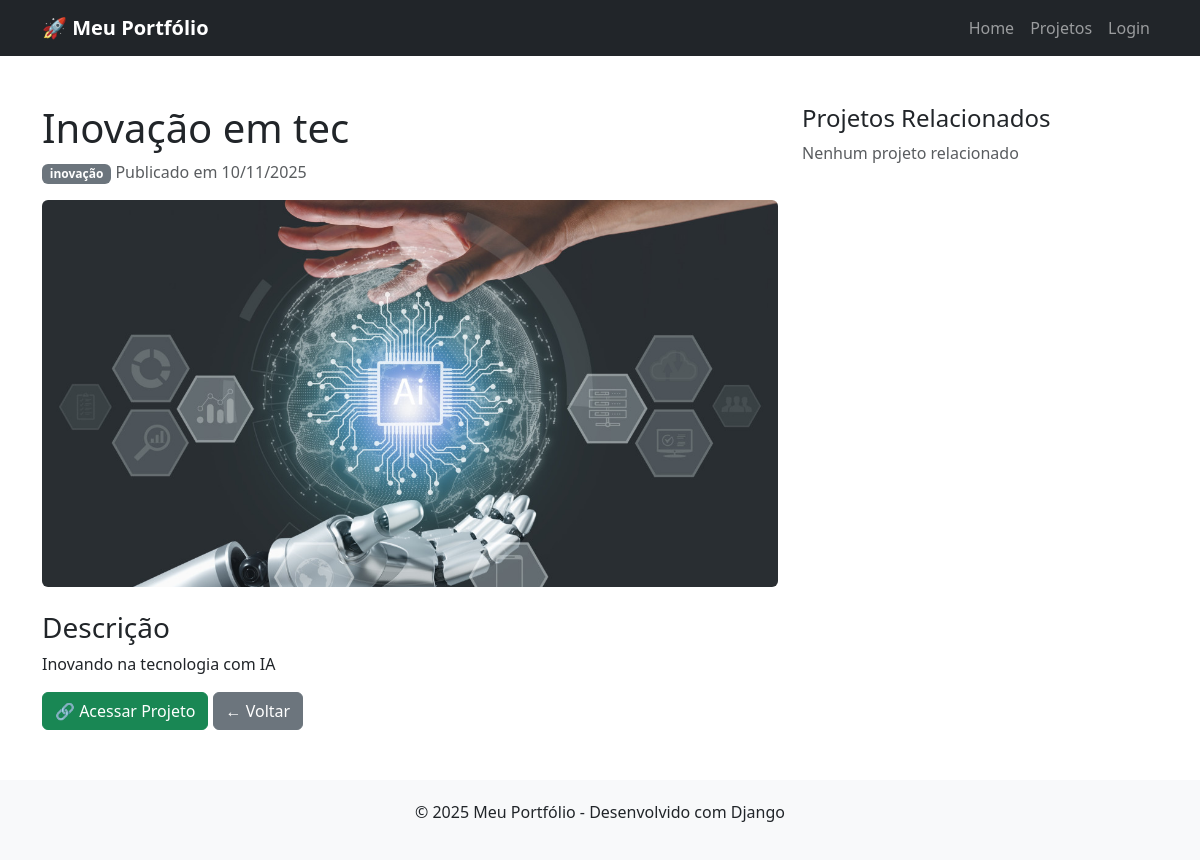
/projeto/1/, run on the app's committed database.
### projetos/models.py (models this page shows, shortened)
class Projeto(models.Model):
    titulo = models.CharField(max_length=200)
    descricao = models.TextField()
    categoria = models.ForeignKey(Categoria, on_delete=models.CASCADE, related_name='projetos')
    imagem = models.ImageField(upload_to='projetos/', blank=True, null=True)
    url_projeto = models.URLField(blank=True, null=True)
    destaque = models.BooleanField(default=False, help_text="Aparecerá no slider da home")
    data_criacao = models.DateField(auto_now_add=True)
    ativo = models.BooleanField(default=True)
    class Meta:
        ordering = ['-data_criacao'] #- SIGNIFICA ORDEM DECRESCENTE
        verbose_name_plural = "Projetos"

class Categoria(models.Model):
    nome = models.CharField(max_length=50)
    descricao = models.TextField(blank=True)
    class Meta: #PERSONALIZAR O PROJETO
        verbose_name_plural = "Categorias"

### projetos/views.py (the view)
# urls.py: path('projeto/<int:projeto_id>/', views.detalhes_projeto, name='detalhes_projeto'),
def detalhes_projeto(request, projeto_id):
    projeto = get_object_or_404(Projeto, id=projeto_id, ativo=True)
    projetos_relacionados = Projeto.objects.filter( categoria = projeto.categoria, ativo=True) .exclude (id=projeto.id)[:3]
    return render (request, 'projetos/detalhes_projeto.html',{
        'projeto': projeto,
        'projetos_relacionados': projetos_relacionados})

### projetos/templates/projetos/detalhes_projeto.html (shortened to what this page needs)
{% extends 'projetos/base.html' %}
{% block content %}
<div class="container my-5">
    <div class="row">
        <div class="col-md-8">
            <h1>{{ projeto.titulo }}</h1>
            <p class="text-muted">
                <span class="badge bg-secondary">{{ projeto.categoria.nome }}</span>
                Publicado em {{ projeto.data_criacao|date:"d/m/Y" }}
            </p>
            {% if projeto.imagem %}
            <img src="{{ projeto.imagem.url }}" class="img-fluid rounded mb-4" alt="{{ projeto.titulo }}">
            {% endif %}
            <h3>Descrição</h3>
            <p>{{ projeto.descricao }}</p>
            {% if projeto.url_projeto %}
            <a href="{{ projeto.url_projeto }}" target="_blank" class="btn btn-success">🔗 Acessar Projeto</a>
            {% endif %}
            <a href="{% url 'projetos:lista_projetos' %}" class="btn btn-secondary">← Voltar</a>
        </div>
        <div class="col-md-4">
            <h4>Projetos Relacionados</h4>
            {% if projetos_relacionados %}
                {% for relacionado in projetos_relacionados %}
                <div class="card mb-3">
                    {% if relacionado.imagem %}
                    <img src="{{ relacionado.imagem.url }}" class="card-img-top" alt="{{ relacionado.titulo }}" style="height: 150px; object-fit: cover;">
                    {% endif %}
                    <div class="card-body">
                        <h6 class="card-title">{{ relacionado.titulo }}</h6>
                        <a href="{% url 'projetos:detalhes_projeto' relacionado.id %}" class="btn btn-sm btn-primary">Ver</a>
                    </div>
                </div>
                {% endfor %}
            {% else %}
                <p class="text-muted">Nenhum projeto relacionado</p>
            {% endif %}
        </div>
    </div>
</div>
{% endblock %}

### projetos/templates/projetos/base.html (style rules this page uses)
body { font-family: 'Segoe UI', Tahoma, Geneva, Verdana, sans-serif; }

### data on the page
Projeto: titulo "Inovação em tec", categoria.nome "inovação", data_criacao "10/11/2025", imagem (picture), descricao "Inovando na tecnologia com IA"
